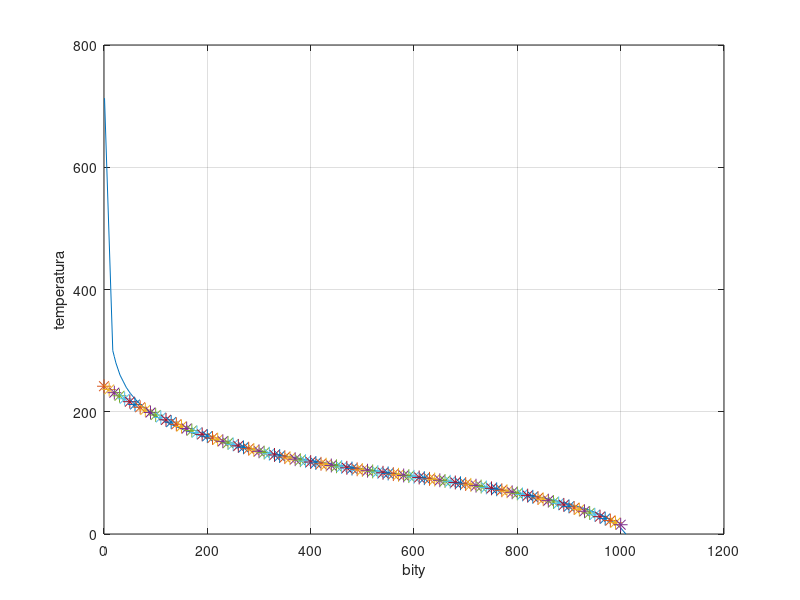

Source code (MATLAB):
% Mateusz Redmerski; Zuzanna Matkowska; Miłosz Martyna; 2019

% tablica wartosci z karty katalogowej

temptable = [...
     1, 713;
    17, 300; 
    20, 290;
    23, 280;
    27, 270;
    31, 260;
    37, 250;
    43, 240;
    51, 230;
    61, 220;
    73, 210;
    87, 200;
   106, 190;
   128, 180;
   155, 170;
   189, 160;
   230, 150;
   278, 140;
   336, 130;
   402, 120;
   476, 110;
   554, 100;
   635,  90;
   713,  80;
   784,  70;
   846,  60;
   897,  50;
   937,  40;
   966,  30;
   986,  20;
  1000,  10;
  1010,   0];


% wykreślenie krzywej
plot(temptable(:,1),temptable(:,2))
grid on
xlabel('bity')
ylabel('temperatura')


% wyznaczenie 4 punktow, potrzebnych do wyliczenia a,b,c,d
x1 = temptable(12,1);
y1 = temptable(12,2);

x2 = temptable(18,1);
y2 = temptable(18,2);

x3 = temptable(24,1);
y3 = temptable(24,2);

x4 = temptable(30,1);
y4 = temptable(30,2);

X = [ x1^3 x1^2 x1 1;
      x2^3 x2^2 x2 1;
      x3^3 x3^2 x3 1;
      x4^3 x4^2 x4 1
    ];

Y = [ y1;
      y2;
      y3;
      y4
    ];

Z = inv(X)*Y;

% wykreslenie krzywej o znanych a,b,c,d
hold on 
for x = 0:10:1000
   y = Z(1)*x^3 + Z(2)*x^2 + Z(3)*x^1 +Z(4);
   plot(x,y,'*','MarkerSize',10);
end
hold off
